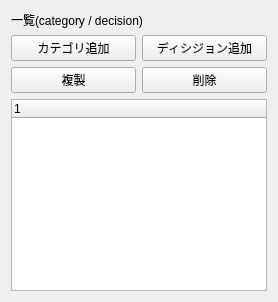
     <widget class="QWidget" name="leftPanel">
      <property name="minimumSize">
       <size>
        <width>0</width>
        <height>0</height>
       </size>
      </property>
      <layout class="QVBoxLayout" name="leftLayout">
       <item>
        <widget class="QLabel" name="labelTreeTitle">
         <property name="text">
          <string>一覧(category / decision)</string>
         </property>
        </widget>
       </item>
       <item>
        <layout class="QGridLayout" name="treeButtonGrid">
         <item row="0" column="0">
          <widget class="QPushButton" name="btnAddCategory">
           <property name="text">
            <string>カテゴリ追加</string>
           </property>
          </widget>
         </item>
         <item row="0" column="1">
          <widget class="QPushButton" name="btnAddDecision">
           <property name="text">
            <string>ディシジョン追加</string>
           </property>
          </widget>
         </item>
         <item row="1" column="0">
          <widget class="QPushButton" name="btnDuplicateItem">
           <property name="text">
            <string>複製</string>
           </property>
          </widget>
         </item>
         <item row="1" column="1">
          <widget class="QPushButton" name="btnDeleteItem">
           <property name="text">
            <string>削除</string>
           </property>
          </widget>
         </item>
        </layout>
       </item>
       <item>
        <widget class="QTreeWidget" name="treeDecisions">
         <property name="headerHidden">
          <bool>false</bool>
         </property>
         <column>
          <property name="text">
           <string notr="true">1</string>
          </property>
         </column>
        </widget>
       </item>
      </layout>
     </widget>
